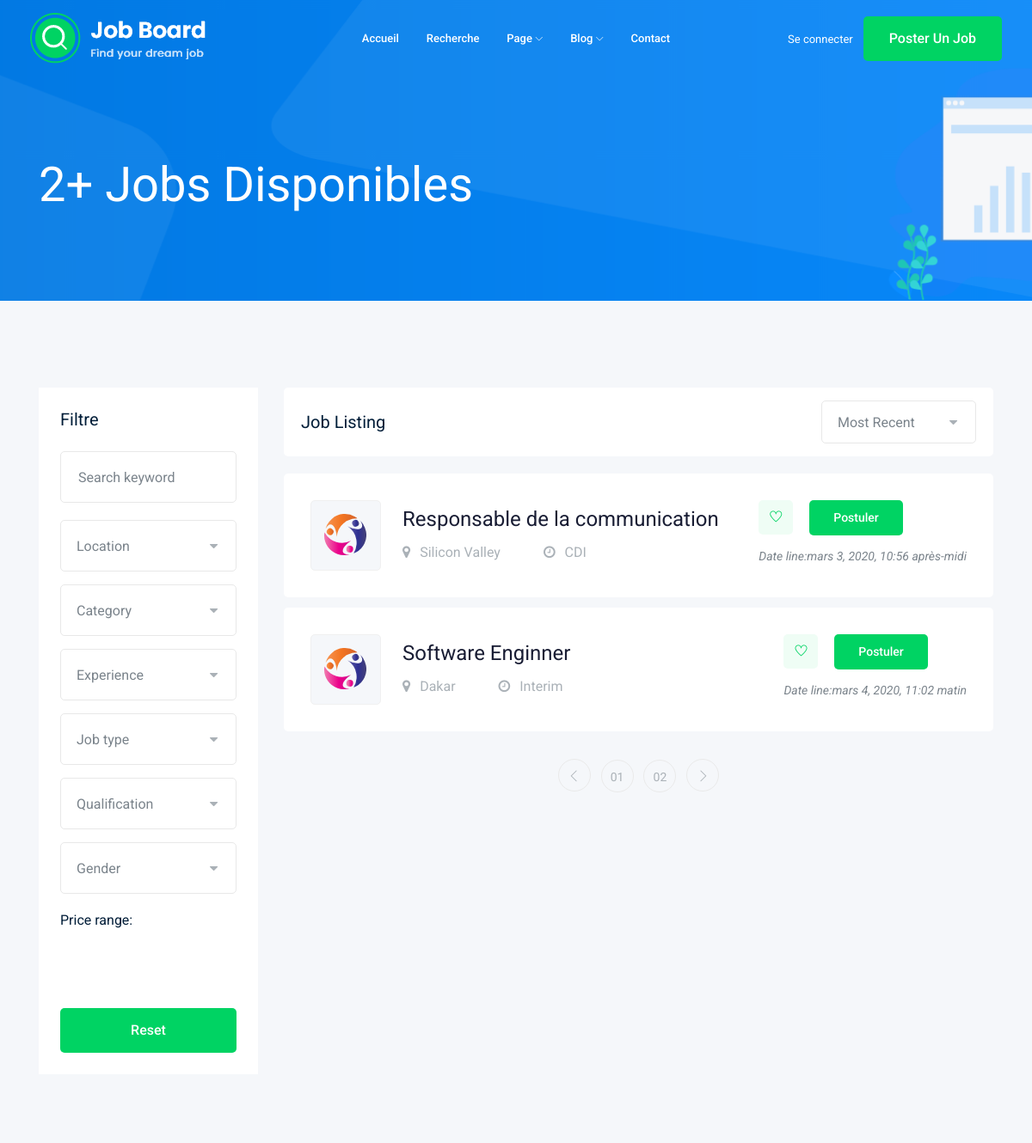
Screenshot of /jobs/ with the database file from the repository.
### princ/models.py (models this page shows, shortened)
class Job (models.Model):
    jobtype = (
        ("CDD", "CDD"),
        ("CDI", "CDI"),
        ("Interim","Interim"),
        ("Freelance","Freelance")
    )
    Categories = (
        ("enseignement","Enseignement education"),
        ("earketing","Marketing"),
        ("eelemarketing","Telemarketing"),
        ("software","Developpement d'application & web"),
        ("batiment","Batiments et design"),
        ("administration","Administration"),
        ("autre","Autres")
    )
    Experiences = (
        ("non","Non spécifié"),
        ("Debutant","Debutant"),
        ("junior","1 à 2 ans d'experiences"),
        ("moyen", "2 à 6 ans d'experiences"),
        ("senior","plus de 6 ans d'experiences")
    )
    posteur = models.ForeignKey('Compte', on_delete= models.CASCADE, blank=True)
    titre = models.CharField(max_length=200, blank=False)
    categorie = models.CharField(max_length=200, blank=True, default="autre", choices=Categories)
    lieu = models.CharField(max_length=200)
    type = models.CharField(max_length=100, choices=jobtype)
    experience = models.CharField(max_length=100, choices=Experiences, blank=True, default="None")
    pub_date = models.DateTimeField(auto_now=True)
    description = models.TextField()
    salaire_max = models.IntegerField(null=True)
    salaire_min = models.IntegerField(null=True)

### princ/views.py (the view)
# urls.py: path("jobs/", views.JobListView.as_view(), name="joblist"),
class JobListView(ListView):
    model = Job
    template_name = "princ/joblist.html"
    context_object_name = "jobs"
    paginate_by = 10
    allow_empty = True
    def get_context_data(self, **kwargs):
        context = super().get_context_data(**kwargs)
        context["nb_jobs"] = Job.objects.count()
        context["cat_list"] = Job.Categories
        return context

### templates/princ/joblist.html (shortened to what this page needs)
{% extends 'home.html' %}
{% block home-main %}
<div class="bradcam_area bradcam_bg_1">
        <div class="container">
            <div class="row">
                <div class="col-xl-12">
                    <div class="bradcam_text">
                        <h3>{{nb_jobs}}+ Jobs Disponibles</h3>
                    </div>
                </div>
            </div>
        </div>
    </div>
<div class="job_listing_area plus_padding">
        <div class="container">
            <div class="row">
                <div class="col-lg-3">
                    <div class="job_filter white-bg">
                        <div class="form_inner white-bg">
                            <h3>Filtre</h3>
                            <form action="#">
                                <div class="row">
                                    <div class="col-lg-12">
                                        <div class="single_field">
                                            <input type="text" placeholder="Search keyword">
                                        </div>
                                    </div>
                                    <div class="col-lg-12">
                                    </div>
                                    <div class="col-lg-12">
                                    </div>
                                    <div class="col-lg-12">
                                    </div>
                                    <div class="col-lg-12">
                                    </div>
                                    <div class="col-lg-12">
                                    </div>
                                    <div class="col-lg-12">
                                    </div>
                                </div>
                            </form>
                        </div>
                        <div class="range_wrap">
                            <label for="amount">Price range:</label>
                            <p>
                                <input type="text" id="amount" readonly style="border:0; color:#7A838B; font-size: 14px; font-weight:400;">
                            </p>
                        </div>
                        <div class="reset_btn">
                            <button  class="boxed-btn3 w-100" type="submit">Reset</button>
                        </div>
                    </div>
                </div>
                <div class="col-lg-9">
                    <div class="recent_joblist_wrap">
                        <div class="recent_joblist white-bg ">
                            <div class="row align-items-center">
                                <div class="col-md-6">
                                    <h4>Job Listing</h4>
                                </div>
                                <div class="col-md-6">
                                    <div class="serch_cat d-flex justify-content-end">
                                    </div>
                                </div>
                            </div>
                        </div>
                    </div>
                    <div class="job_lists m-0">
                        <div class="row">
                            {% for job in jobs %}
                        <div class="col-lg-12 col-md-12">
                        <div class="single_jobs white-bg d-flex justify-content-between">
                            <div class="jobs_left d-flex align-items-center">
                                <div class="thumb">
                                    <img src="{{MEDIA_URL}}img/svg_icon/2.svg" alt="">
                                </div>
                                <div class="jobs_conetent">
                                    <a href="{% url 'job-details' job.id %}"><h4>{{job.titre}}</h4></a>
                                    <div class="links_locat d-flex align-items-center">
                                        <div class="location">
                                            <p> <i class="fa fa-map-marker"></i> {{job.lieu}}</p>
                                        </div>
                                        <div class="location">
                                            <p> <i class="fa fa-clock-o"></i> {{job.type}}</p>
                                        </div>
                                    </div>
                                </div>
                            </div>
                            <div class="jobs_right">
                                <div class="apply_now">
                                    <a class="heart_mark" href="#"> <i class="ti-heart"></i> </a>
                                    <a href="" class="boxed-btn3">Postuler</a>
                                </div>
                                <div class="date">
                                    <p>Date line:{{job.pub_date}}</p>
                                </div>
                            </div>
                        </div>
                    </div>
                    {% endfor %}
                        </div>
                        <div class="row">
                            <div class="col-lg-12">
                                <div class="pagination_wrap">
                                    <ul>
                                        <li><a href="#"> <i class="ti-angle-left"></i> </a></li>
                                        <li><a href="#"><span>01</span></a></li>
                                        <li><a href="#"><span>02</span></a></li>
                                        <li><a href="#"> <i class="ti-angle-right"></i> </a></li>
                                    </ul>
                                </div>
                            </div>
                        </div>
                    </div>
                </div>
            </div>
        </div>
    </div>
{% endblock home-main %}

### rows the page displays
Job: titre "Responsable de la communication", lieu "Silicon Valley", type "CDI", pub_date "mars 3, 2020, 10:56 après-midi"
Job: titre "Software Enginner", lieu "Dakar", type "Interim", pub_date "mars 4, 2020, 11:02 matin"

### other values shown
{{ nb_jobs }} "2"
